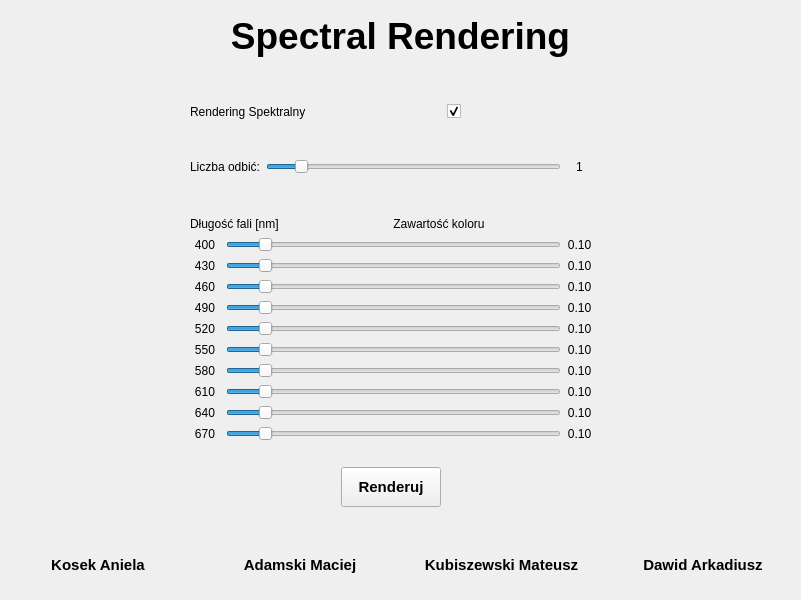
<?xml version="1.0" encoding="UTF-8"?>
<ui version="4.0">
 <class>TRAK_MainWindow</class>
 <widget class="QMainWindow" name="TRAK_MainWindow">
  <property name="geometry">
   <rect>
    <x>0</x>
    <y>0</y>
    <width>801</width>
    <height>600</height>
   </rect>
  </property>
  <property name="windowTitle">
   <string>TRAK_MainWindow</string>
  </property>
  <widget class="QWidget" name="centralwidget">
   <widget class="QWidget" name="horizontalLayoutWidget">
    <property name="geometry">
     <rect>
      <x>0</x>
      <y>550</y>
      <width>801</width>
      <height>31</height>
     </rect>
    </property>
    <layout class="QHBoxLayout" name="horizontalLayout">
     <item>
      <widget class="QLabel" name="label_4">
       <property name="font">
        <font>
         <pointsize>11</pointsize>
         <bold>true</bold>
        </font>
       </property>
       <property name="text">
        <string>Kosek Aniela</string>
       </property>
       <property name="textFormat">
        <enum>Qt::RichText</enum>
       </property>
       <property name="alignment">
        <set>Qt::AlignCenter</set>
       </property>
      </widget>
     </item>
     <item>
      <widget class="QLabel" name="label_3">
       <property name="font">
        <font>
         <pointsize>11</pointsize>
         <bold>true</bold>
        </font>
       </property>
       <property name="text">
        <string>Adamski Maciej</string>
       </property>
       <property name="textFormat">
        <enum>Qt::RichText</enum>
       </property>
       <property name="alignment">
        <set>Qt::AlignCenter</set>
       </property>
      </widget>
     </item>
     <item>
      <widget class="QLabel" name="label_2">
       <property name="font">
        <font>
         <pointsize>11</pointsize>
         <bold>true</bold>
        </font>
       </property>
       <property name="text">
        <string>Kubiszewski Mateusz</string>
       </property>
       <property name="textFormat">
        <enum>Qt::RichText</enum>
       </property>
       <property name="alignment">
        <set>Qt::AlignCenter</set>
       </property>
      </widget>
     </item>
     <item>
      <widget class="QLabel" name="label">
       <property name="font">
        <font>
         <pointsize>11</pointsize>
         <bold>true</bold>
        </font>
       </property>
       <property name="text">
        <string>Dawid Arkadiusz</string>
       </property>
       <property name="textFormat">
        <enum>Qt::RichText</enum>
       </property>
       <property name="alignment">
        <set>Qt::AlignCenter</set>
       </property>
      </widget>
     </item>
    </layout>
   </widget>
   <widget class="QLabel" name="label_5">
    <property name="geometry">
     <rect>
      <x>0</x>
      <y>0</y>
      <width>801</width>
      <height>71</height>
     </rect>
    </property>
    <property name="font">
     <font>
      <pointsize>28</pointsize>
      <bold>true</bold>
     </font>
    </property>
    <property name="text">
     <string>Spectral Rendering</string>
    </property>
    <property name="alignment">
     <set>Qt::AlignCenter</set>
    </property>
   </widget>
   <widget class="QWidget" name="verticalLayoutWidget">
    <property name="geometry">
     <rect>
      <x>190</x>
      <y>70</y>
      <width>402</width>
      <height>457</height>
     </rect>
    </property>
    <layout class="QVBoxLayout" name="verticalLayout">
     <item>
      <spacer name="verticalSpacer_3">
       <property name="orientation">
        <enum>Qt::Vertical</enum>
       </property>
       <property name="sizeHint" stdset="0">
        <size>
         <width>20</width>
         <height>40</height>
        </size>
       </property>
      </spacer>
     </item>
     <item>
      <layout class="QHBoxLayout" name="horizontalLayout_6">
       <item>
        <widget class="QLabel" name="binningLabel">
         <property name="sizePolicy">
          <sizepolicy hsizetype="Fixed" vsizetype="Fixed">
           <horstretch>0</horstretch>
           <verstretch>0</verstretch>
          </sizepolicy>
         </property>
         <property name="minimumSize">
          <size>
           <width>120</width>
           <height>0</height>
          </size>
         </property>
         <property name="maximumSize">
          <size>
           <width>120</width>
           <height>16777215</height>
          </size>
         </property>
         <property name="text">
          <string>Rendering Spektralny</string>
         </property>
        </widget>
       </item>
       <item>
        <spacer name="horizontalSpacer_6">
         <property name="orientation">
          <enum>Qt::Horizontal</enum>
         </property>
         <property name="sizeHint" stdset="0">
          <size>
           <width>40</width>
           <height>20</height>
          </size>
         </property>
        </spacer>
       </item>
       <item>
        <widget class="QCheckBox" name="binningCheckBox">
         <property name="text">
          <string/>
         </property>
         <property name="checked">
          <bool>true</bool>
         </property>
        </widget>
       </item>
       <item>
        <spacer name="horizontalSpacer_7">
         <property name="orientation">
          <enum>Qt::Horizontal</enum>
         </property>
         <property name="sizeHint" stdset="0">
          <size>
           <width>40</width>
           <height>20</height>
          </size>
         </property>
        </spacer>
       </item>
      </layout>
     </item>
     <item>
      <spacer name="verticalSpacer_2">
       <property name="orientation">
        <enum>Qt::Vertical</enum>
       </property>
       <property name="sizeHint" stdset="0">
        <size>
         <width>20</width>
         <height>40</height>
        </size>
       </property>
      </spacer>
     </item>
     <item>
      <layout class="QHBoxLayout" name="horizontalLayout_3">
       <item>
        <widget class="QLabel" name="label_7">
         <property name="maximumSize">
          <size>
           <width>70</width>
           <height>16777215</height>
          </size>
         </property>
         <property name="text">
          <string>Liczba odbić:</string>
         </property>
        </widget>
       </item>
       <item>
        <widget class="QSlider" name="NumOfReflectionsSlider">
         <property name="sizePolicy">
          <sizepolicy hsizetype="Fixed" vsizetype="Fixed">
           <horstretch>0</horstretch>
           <verstretch>0</verstretch>
          </sizepolicy>
         </property>
         <property name="minimumSize">
          <size>
           <width>200</width>
           <height>0</height>
          </size>
         </property>
         <property name="maximumSize">
          <size>
           <width>1666666</width>
           <height>16777215</height>
          </size>
         </property>
         <property name="minimum">
          <number>0</number>
         </property>
         <property name="maximum">
          <number>10</number>
         </property>
         <property name="sliderPosition">
          <number>1</number>
         </property>
         <property name="orientation">
          <enum>Qt::Horizontal</enum>
         </property>
        </widget>
       </item>
       <item>
        <widget class="QLabel" name="NumOfReflectionsLabel">
         <property name="minimumSize">
          <size>
           <width>25</width>
           <height>0</height>
          </size>
         </property>
         <property name="maximumSize">
          <size>
           <width>25</width>
           <height>16777215</height>
          </size>
         </property>
         <property name="text">
          <string>1</string>
         </property>
         <property name="alignment">
          <set>Qt::AlignCenter</set>
         </property>
        </widget>
       </item>
      </layout>
     </item>
     <item>
      <spacer name="verticalSpacer">
       <property name="orientation">
        <enum>Qt::Vertical</enum>
       </property>
       <property name="sizeHint" stdset="0">
        <size>
         <width>20</width>
         <height>40</height>
        </size>
       </property>
      </spacer>
     </item>
     <item>
      <layout class="QHBoxLayout" name="horizontalLayout_4">
       <property name="topMargin">
        <number>5</number>
       </property>
       <item>
        <layout class="QVBoxLayout" name="verticalLayout_4">
         <item>
          <layout class="QHBoxLayout" name="horizontalLayout_29">
           <item>
            <widget class="QLabel" name="table_header_left_label">
             <property name="minimumSize">
              <size>
               <width>90</width>
               <height>0</height>
              </size>
             </property>
             <property name="maximumSize">
              <size>
               <width>90</width>
               <height>16777215</height>
              </size>
             </property>
             <property name="text">
              <string>Długość fali [nm]</string>
             </property>
            </widget>
           </item>
           <item>
            <widget class="QLabel" name="label_21">
             <property name="text">
              <string>Zawartość koloru</string>
             </property>
             <property name="alignment">
              <set>Qt::AlignCenter</set>
             </property>
            </widget>
           </item>
          </layout>
         </item>
         <item>
          <layout class="QHBoxLayout" name="horizontalLayout_14">
           <item>
            <widget class="QLabel" name="color_400_label">
             <property name="minimumSize">
              <size>
               <width>30</width>
               <height>0</height>
              </size>
             </property>
             <property name="maximumSize">
              <size>
               <width>30</width>
               <height>16777215</height>
              </size>
             </property>
             <property name="text">
              <string>400</string>
             </property>
             <property name="alignment">
              <set>Qt::AlignCenter</set>
             </property>
            </widget>
           </item>
           <item>
            <widget class="QSlider" name="color_400_valueSlider">
             <property name="maximum">
              <number>20</number>
             </property>
             <property name="singleStep">
              <number>1</number>
             </property>
             <property name="pageStep">
              <number>1</number>
             </property>
             <property name="value">
              <number>2</number>
             </property>
             <property name="orientation">
              <enum>Qt::Horizontal</enum>
             </property>
            </widget>
           </item>
           <item>
            <widget class="QLabel" name="color_400_valueLabel">
             <property name="minimumSize">
              <size>
               <width>25</width>
               <height>0</height>
              </size>
             </property>
             <property name="maximumSize">
              <size>
               <width>25</width>
               <height>1677777</height>
              </size>
             </property>
             <property name="text">
              <string>0.10</string>
             </property>
             <property name="alignment">
              <set>Qt::AlignCenter</set>
             </property>
            </widget>
           </item>
          </layout>
         </item>
         <item>
          <layout class="QHBoxLayout" name="horizontalLayout_27">
           <item>
            <widget class="QLabel" name="color_430_label">
             <property name="minimumSize">
              <size>
               <width>30</width>
               <height>0</height>
              </size>
             </property>
             <property name="maximumSize">
              <size>
               <width>30</width>
               <height>16777215</height>
              </size>
             </property>
             <property name="text">
              <string>430</string>
             </property>
             <property name="alignment">
              <set>Qt::AlignCenter</set>
             </property>
            </widget>
           </item>
           <item>
            <widget class="QSlider" name="color_430_valueSlider">
             <property name="maximum">
              <number>20</number>
             </property>
             <property name="pageStep">
              <number>1</number>
             </property>
             <property name="value">
              <number>2</number>
             </property>
             <property name="orientation">
              <enum>Qt::Horizontal</enum>
             </property>
            </widget>
           </item>
           <item>
            <widget class="QLabel" name="color_430_valueLabel">
             <property name="minimumSize">
              <size>
               <width>25</width>
               <height>0</height>
              </size>
             </property>
             <property name="maximumSize">
              <size>
               <width>25</width>
               <height>1677777</height>
              </size>
             </property>
             <property name="text">
              <string>0.10</string>
             </property>
             <property name="alignment">
              <set>Qt::AlignCenter</set>
             </property>
            </widget>
           </item>
          </layout>
         </item>
         <item>
          <layout class="QHBoxLayout" name="layout460">
           <item>
            <widget class="QLabel" name="color_460_label">
             <property name="minimumSize">
              <size>
               <width>30</width>
               <height>0</height>
              </size>
             </property>
             <property name="maximumSize">
              <size>
               <width>30</width>
               <height>16777215</height>
              </size>
             </property>
             <property name="text">
              <string>460</string>
             </property>
             <property name="alignment">
              <set>Qt::AlignCenter</set>
             </property>
            </widget>
           </item>
           <item>
            <widget class="QSlider" name="color_460_valueSlider">
             <property name="maximum">
              <number>20</number>
             </property>
             <property name="pageStep">
              <number>1</number>
             </property>
             <property name="value">
              <number>2</number>
             </property>
             <property name="orientation">
              <enum>Qt::Horizontal</enum>
             </property>
            </widget>
           </item>
           <item>
            <widget class="QLabel" name="color_460_valueLabel">
             <property name="minimumSize">
              <size>
               <width>25</width>
               <height>0</height>
              </size>
             </property>
             <property name="maximumSize">
              <size>
               <width>25</width>
               <height>1677777</height>
              </size>
             </property>
             <property name="text">
              <string>0.10</string>
             </property>
             <property name="alignment">
              <set>Qt::AlignCenter</set>
             </property>
            </widget>
           </item>
          </layout>
         </item>
         <item>
          <layout class="QHBoxLayout" name="layout490">
           <item>
            <widget class="QLabel" name="color_490_label">
             <property name="minimumSize">
              <size>
               <width>30</width>
               <height>0</height>
              </size>
             </property>
             <property name="maximumSize">
              <size>
               <width>30</width>
               <height>16777215</height>
              </size>
             </property>
             <property name="text">
              <string>490</string>
             </property>
             <property name="alignment">
              <set>Qt::AlignCenter</set>
             </property>
            </widget>
           </item>
           <item>
            <widget class="QSlider" name="color_490_valueSlider">
             <property name="maximum">
              <number>20</number>
             </property>
             <property name="pageStep">
              <number>1</number>
             </property>
             <property name="value">
              <number>2</number>
             </property>
             <property name="orientation">
              <enum>Qt::Horizontal</enum>
             </property>
            </widget>
           </item>
           <item>
            <widget class="QLabel" name="color_490_valueLabel">
             <property name="minimumSize">
              <size>
               <width>25</width>
               <height>0</height>
              </size>
             </property>
             <property name="maximumSize">
              <size>
               <width>25</width>
               <height>1677777</height>
              </size>
             </property>
             <property name="text">
              <string>0.10</string>
             </property>
             <property name="alignment">
              <set>Qt::AlignCenter</set>
             </property>
            </widget>
           </item>
          </layout>
         </item>
         <item>
          <layout class="QHBoxLayout" name="layout520">
           <item>
            <widget class="QLabel" name="color_520_label">
             <property name="minimumSize">
              <size>
               <width>30</width>
               <height>0</height>
              </size>
             </property>
             <property name="maximumSize">
              <size>
               <width>30</width>
               <height>16777215</height>
              </size>
             </property>
             <property name="text">
              <string>520</string>
             </property>
             <property name="alignment">
              <set>Qt::AlignCenter</set>
             </property>
            </widget>
           </item>
           <item>
            <widget class="QSlider" name="color_520_valueSlider">
             <property name="maximum">
              <number>20</number>
             </property>
             <property name="pageStep">
              <number>1</number>
             </property>
             <property name="value">
              <number>2</number>
             </property>
             <property name="orientation">
              <enum>Qt::Horizontal</enum>
             </property>
            </widget>
           </item>
           <item>
            <widget class="QLabel" name="color_520_valueLabel">
             <property name="minimumSize">
              <size>
               <width>25</width>
               <height>0</height>
              </size>
             </property>
             <property name="maximumSize">
              <size>
               <width>25</width>
               <height>1677777</height>
              </size>
             </property>
             <property name="text">
              <string>0.10</string>
             </property>
             <property name="alignment">
              <set>Qt::AlignCenter</set>
             </property>
            </widget>
           </item>
          </layout>
         </item>
         <item>
          <layout class="QHBoxLayout" name="layout550">
           <item>
            <widget class="QLabel" name="color_550_label">
             <property name="minimumSize">
              <size>
               <width>30</width>
               <height>0</height>
              </size>
             </property>
             <property name="maximumSize">
              <size>
               <width>30</width>
               <height>16777215</height>
              </size>
             </property>
             <property name="text">
              <string>550</string>
             </property>
             <property name="alignment">
              <set>Qt::AlignCenter</set>
             </property>
            </widget>
           </item>
           <item>
            <widget class="QSlider" name="color_550_valueSlider">
             <property name="maximum">
              <number>20</number>
             </property>
             <property name="pageStep">
              <number>1</number>
             </property>
             <property name="value">
              <number>2</number>
             </property>
             <property name="orientation">
              <enum>Qt::Horizontal</enum>
             </property>
            </widget>
           </item>
           <item>
            <widget class="QLabel" name="color_550_valueLabel">
             <property name="minimumSize">
              <size>
               <width>25</width>
               <height>0</height>
              </size>
             </property>
             <property name="maximumSize">
              <size>
               <width>25</width>
               <height>1677777</height>
              </size>
             </property>
             <property name="text">
              <string>0.10</string>
             </property>
             <property name="alignment">
              <set>Qt::AlignCenter</set>
             </property>
            </widget>
           </item>
          </layout>
         </item>
         <item>
          <layout class="QHBoxLayout" name="layout580">
           <item>
            <widget class="QLabel" name="color_580_label">
             <property name="minimumSize">
              <size>
               <width>30</width>
               <height>0</height>
              </size>
             </property>
             <property name="maximumSize">
              <size>
               <width>30</width>
               <height>16777215</height>
              </size>
             </property>
             <property name="text">
              <string>580</string>
             </property>
             <property name="alignment">
              <set>Qt::AlignCenter</set>
             </property>
            </widget>
           </item>
           <item>
            <widget class="QSlider" name="color_580_valueSlider">
             <property name="maximum">
              <number>20</number>
             </property>
             <property name="pageStep">
              <number>1</number>
             </property>
             <property name="value">
              <number>2</number>
             </property>
             <property name="orientation">
              <enum>Qt::Horizontal</enum>
             </property>
            </widget>
           </item>
           <item>
            <widget class="QLabel" name="color_580_valueLabel">
             <property name="minimumSize">
              <size>
               <width>25</width>
               <height>0</height>
              </size>
             </property>
             <property name="maximumSize">
              <size>
               <width>25</width>
               <height>1677777</height>
              </size>
             </property>
             <property name="text">
              <string>0.10</string>
             </property>
             <property name="alignment">
              <set>Qt::AlignCenter</set>
             </property>
            </widget>
           </item>
          </layout>
         </item>
         <item>
          <layout class="QHBoxLayout" name="layout610">
           <item>
            <widget class="QLabel" name="color_610_label">
             <property name="minimumSize">
              <size>
               <width>30</width>
               <height>0</height>
              </size>
             </property>
             <property name="maximumSize">
              <size>
               <width>30</width>
               <height>16777215</height>
              </size>
             </property>
             <property name="text">
              <string>610</string>
             </property>
             <property name="alignment">
              <set>Qt::AlignCenter</set>
             </property>
            </widget>
           </item>
           <item>
            <widget class="QSlider" name="color_610_valueSlider">
             <property name="maximum">
              <number>20</number>
             </property>
             <property name="pageStep">
              <number>1</number>
             </property>
             <property name="value">
              <number>2</number>
             </property>
             <property name="orientation">
              <enum>Qt::Horizontal</enum>
             </property>
            </widget>
           </item>
           <item>
            <widget class="QLabel" name="color_610_valueLabel">
             <property name="minimumSize">
              <size>
               <width>25</width>
               <height>0</height>
              </size>
             </property>
             <property name="maximumSize">
              <size>
               <width>25</width>
               <height>1677777</height>
              </size>
             </property>
             <property name="text">
              <string>0.10</string>
             </property>
             <property name="alignment">
              <set>Qt::AlignCenter</set>
             </property>
            </widget>
           </item>
          </layout>
         </item>
         <item>
          <layout class="QHBoxLayout" name="layout640">
           <item>
            <widget class="QLabel" name="color_640_label">
             <property name="minimumSize">
              <size>
               <width>30</width>
               <height>0</height>
              </size>
             </property>
             <property name="maximumSize">
              <size>
               <width>30</width>
               <height>16777215</height>
              </size>
             </property>
             <property name="text">
              <string>640</string>
             </property>
             <property name="alignment">
              <set>Qt::AlignCenter</set>
             </property>
            </widget>
           </item>
           <item>
            <widget class="QSlider" name="color_640_valueSlider">
             <property name="maximum">
              <number>20</number>
             </property>
             <property name="pageStep">
              <number>1</number>
             </property>
             <property name="value">
              <number>2</number>
             </property>
             <property name="orientation">
              <enum>Qt::Horizontal</enum>
             </property>
            </widget>
           </item>
           <item>
            <widget class="QLabel" name="color_640_valueLabel">
             <property name="minimumSize">
              <size>
               <width>25</width>
               <height>0</height>
              </size>
             </property>
             <property name="maximumSize">
              <size>
               <width>25</width>
               <height>1677777</height>
              </size>
             </property>
             <property name="text">
              <string>0.10</string>
             </property>
             <property name="alignment">
              <set>Qt::AlignCenter</set>
             </property>
            </widget>
           </item>
          </layout>
         </item>
         <item>
          <layout class="QHBoxLayout" name="layout670">
           <item>
            <widget class="QLabel" name="color_670_label">
             <property name="minimumSize">
              <size>
               <width>30</width>
               <height>0</height>
              </size>
             </property>
             <property name="maximumSize">
              <size>
               <width>30</width>
               <height>16777215</height>
              </size>
             </property>
             <property name="text">
              <string>670</string>
             </property>
             <property name="alignment">
              <set>Qt::AlignCenter</set>
             </property>
            </widget>
           </item>
           <item>
            <widget class="QSlider" name="color_670_valueSlider">
             <property name="maximum">
              <number>20</number>
             </property>
             <property name="pageStep">
              <number>1</number>
             </property>
             <property name="value">
              <number>2</number>
             </property>
             <property name="orientation">
              <enum>Qt::Horizontal</enum>
             </property>
            </widget>
           </item>
           <item>
            <widget class="QLabel" name="color_670_valueLabel">
             <property name="minimumSize">
              <size>
               <width>25</width>
               <height>0</height>
              </size>
             </property>
             <property name="maximumSize">
              <size>
               <width>25</width>
               <height>1677777</height>
              </size>
             </property>
             <property name="text">
              <string>0.10</string>
             </property>
             <property name="alignment">
              <set>Qt::AlignCenter</set>
             </property>
            </widget>
           </item>
          </layout>
         </item>
        </layout>
       </item>
      </layout>
     </item>
     <item>
      <layout class="QHBoxLayout" name="horizontalLayout_5">
       <property name="topMargin">
        <number>20</number>
       </property>
       <property name="bottomMargin">
        <number>20</number>
       </property>
       <item>
        <widget class="QPushButton" name="pushButton">
         <property name="minimumSize">
          <size>
           <width>100</width>
           <height>40</height>
          </size>
         </property>
         <property name="maximumSize">
          <size>
           <width>100</width>
           <height>40</height>
          </size>
         </property>
         <property name="font">
          <font>
           <pointsize>11</pointsize>
           <bold>true</bold>
          </font>
         </property>
         <property name="text">
          <string>Renderuj</string>
         </property>
        </widget>
       </item>
      </layout>
     </item>
    </layout>
   </widget>
  </widget>
  <widget class="QMenuBar" name="menubar">
   <property name="geometry">
    <rect>
     <x>0</x>
     <y>0</y>
     <width>801</width>
     <height>21</height>
    </rect>
   </property>
  </widget>
 </widget>
 <resources/>
 <connections/>
</ui>
